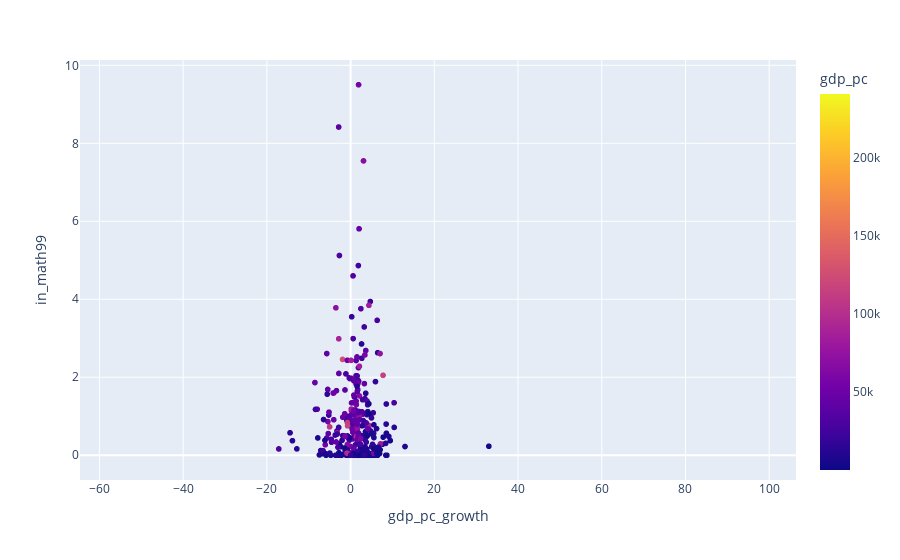

The notebook cell saved with this chart:
### Code cell
fig = px.scatter(df2, y="in_math99", x="gdp_pc_growth", color='gdp_pc', hover_data=["country", "year"])
fig.show()

### Figure 1 — Plotly figure (JSON) as saved in the notebook; plotly's stock layout.template omitted (floating-point values rounded to 4 significant figures; data arrays with more than 128 entries replaced by an {"elided": "..."} marker saying what was removed)
{"data": [{"customdata": {"elided": "5320x2 mixed values"}, "hovertemplate": "gdp_pc_growth=%{x}<br>in_math99=%{y}<br>country=%{customdata[0]}<br>year=%{customdata[1]}<br>gdp_pc=%{marker.color}<extra></extra>", "legendgroup": "", "marker": {"color": {"elided": "5320 float values"}, "coloraxis": "coloraxis", "symbol": "circle"}, "mode": "markers", "name": "", "showlegend": false, "type": "scattergl", "x": {"elided": "5320 float values"}, "xaxis": "x", "y": {"elided": "5320 float values"}, "yaxis": "y"}], "layout": {"coloraxis": {"colorbar": {"title": {"text": "gdp_pc"}}, "colorscale": [[0, "#0d0887"], [0.1111, "#46039f"], [0.2222, "#7201a8"], [0.3333, "#9c179e"], [0.4444, "#bd3786"], [0.5556, "#d8576b"], [0.6667, "#ed7953"], [0.7778, "#fb9f3a"], [0.8889, "#fdca26"], [1, "#f0f921"]]}, "legend": {"tracegroupgap": 0}, "margin": {"t": 60}, "xaxis": {"anchor": "y", "domain": [0, 1], "title": {"text": "gdp_pc_growth"}}, "yaxis": {"anchor": "x", "domain": [0, 1], "title": {"text": "in_math99"}}}}
